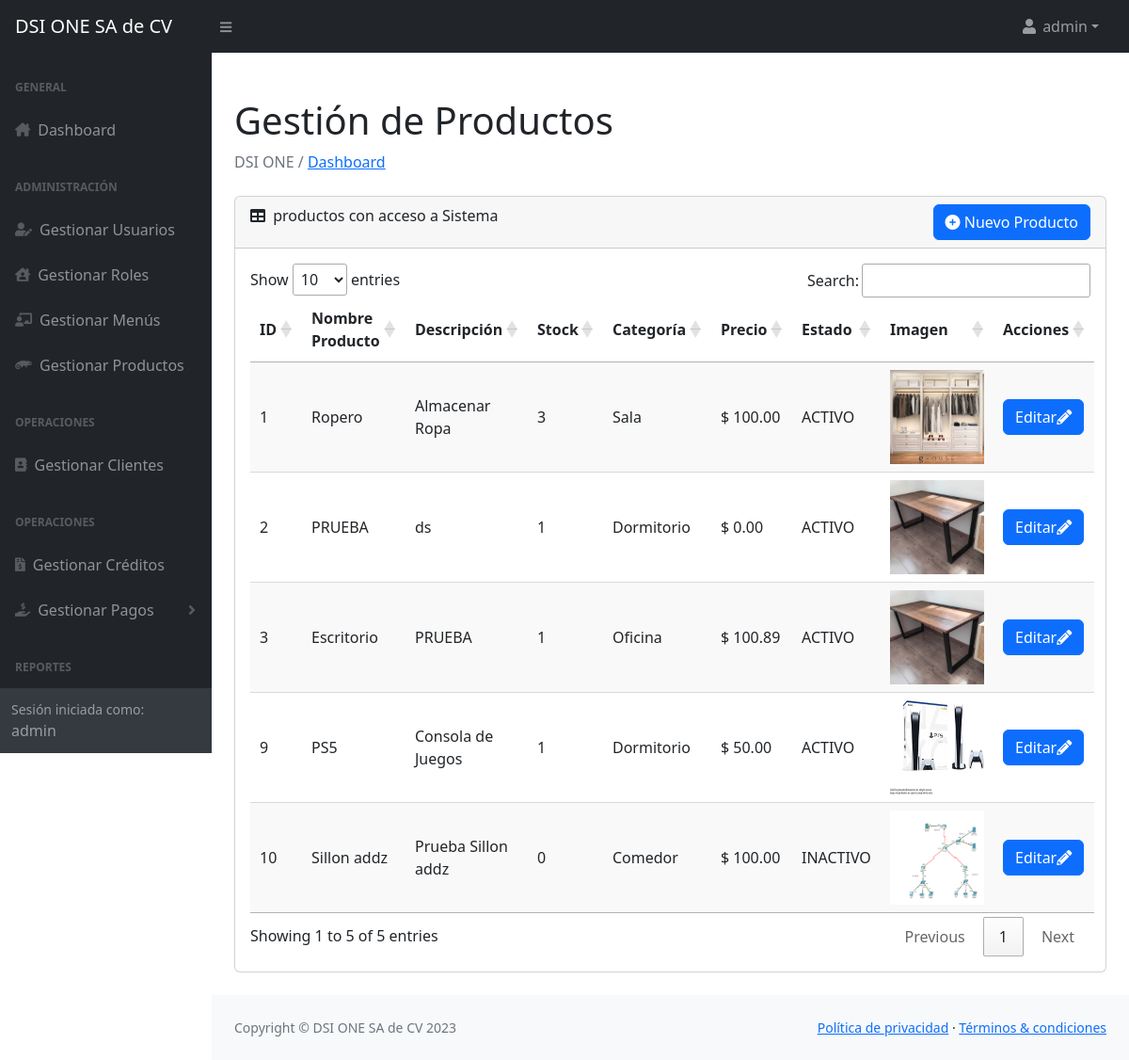
The app's page /Vista/gestion_productos.php (signed in) with its own data.
### tables this page shows
CREATE TABLE `productos_dsi` (
  `id_pd` int(4) NOT NULL,
  `nombre_pd` varchar(30) NOT NULL,
  `descripcion_pd` varchar(50) NOT NULL,
  `stock_pd` int(4) NOT NULL,
  `categoria_pd` varchar(10) NOT NULL,
  `precio_pd` decimal(8,2) DEFAULT NULL,
  `estado_pd` enum('ACTIVO','INACTIVO') NOT NULL DEFAULT 'ACTIVO',
  `imagen` varchar(250) DEFAULT NULL
);

### Vista/gestion_productos.php (the view, shortened to what this page needs)
<?php include '../Controlador/sesion.php';
?>
<head>
    <?php include '../Modelo/o_head.php'; ?>
</head>
<body class="sb-nav-fixed">
    <?php include '../Modelo/o_menu.php'; ?>
    <div id="layoutSidenav_content">
        <main>
            <div class="container-fluid px-4">
                <h1 class="mt-4">Gestión de Productos</h1>
                <ol class="breadcrumb mb-4">
                    <li class="breadcrumb-item active"> DSI ONE / <a href="../Vista/home.php"> Dashboard </a></li>
                </ol>
                <div class="card mb-4">
                    <div class="card-header">
                        <i class="fas fa-table me-1"></i>
                        productos con acceso a Sistema
                        <div style="float: right;">
                            <button class="btn btn-primary" data-bs-toggle="modal" data-bs-target="#addProductoModal"><i class="fa-solid fa-circle-plus"></i> Nuevo Producto</button>
                        </div>
                    </div>
                    <div class="card-body">
                        <table id="datatablesSimple" class="display">
                            <thead>
                                <tr>
                                    <th>ID</th>
                                    <th>Nombre Producto</th>
                                    <th>Descripción</th>
                                    <th>Stock</th>
                                    <th>Categoría</th>
                                    <th>Precio</th>
                                    <th>Estado</th>
                                    <th>Imagen</th>
                                    <th>Acciones</th>
                                </tr>
                            </thead>
                            <tbody>
                                <?php
                                $query = "SELECT * FROM productos_dsi";
                                $result = $conn->query($query);
                                if ($result->num_rows > 0) {
                                    while ($row = $result->fetch_assoc()) {
                                        echo "<tr>";
                                        echo "<td>" . $row['id_pd'] . "</td>";
                                        echo "<td>" . $row['nombre_pd'] . "</td>";
                                        echo "<td>" . $row['descripcion_pd'] . "</td>";
                                        echo "<td>" . $row['stock_pd'] . "</td>";
                                        echo "<td>" . $row['categoria_pd'] . "</td>";
                                        echo "<td> $ " . $row['precio_pd'] . "</td>";
                                        echo "<td>" . $row['estado_pd'] . "</td>";
                                        echo '<td><img src="' . $row['imagen'] . '" alt="Imagen del producto" style="width: 100px; height: 100px;"></td>';
                                        echo '<td>
                                                <button class="btn btn-primary" onclick="cargarDatosProducto(' . $row['id_pd'] . ')" data-bs-toggle="modal" data-bs-target="#editProductoModal">Editar<i class="fas fa-pencil-alt" style="color: white;"></i></button>
                                            </td>';
                                        echo "</tr>";
                                    }
                                } else {
                                    echo "<tr><td colspan='9'>No se encontraron registros en la tabla productos.</td></tr>";
                                }
                                ?>
                            </tbody>
                        </table>
                    </div>
                </div>
            </div>
        </main>
        <?php include '../Modelo/o_scrips_generales.php'; ?>
</body>
</html>

### Controlador/sesion.php (shortened to what this page needs)
<!DOCTYPE html>
<html lang="es">

### Modelo/o_head.php (shortened to what this page needs)
<link rel="stylesheet" href="//cdn.datatables.net/1.13.4/css/jquery.dataTables.min.css">
<link rel="stylesheet" href="https://cdn.jsdelivr.net/npm/bootstrap@5.1.0/dist/css/bootstrap.min.css">
<link rel="stylesheet" href="https://cdnjs.cloudflare.com/ajax/libs/font-awesome/6.2.0/css/all.min.css">
<link href="https://cdn.jsdelivr.net/npm/simple-datatables@7.1.2/dist/style.min.css" rel="stylesheet" />
<link rel="stylesheet" href="../Complementos/CSS/style.css">
<link href='https://unpkg.com/boxicons@2.1.1/css/boxicons.min.css' rel='stylesheet'>
<link rel="stylesheet" href="https://cdnjs.cloudflare.com/ajax/libs/font-awesome/5.15.3/css/all.min.css" />

### Modelo/o_menu.php (shortened to what this page needs)
<nav class="sb-topnav navbar navbar-expand navbar-dark bg-dark">
    <a class="navbar-brand ps-3" href="../Vista/home.php">DSI ONE SA de CV</a>
    <button class="btn btn-link btn-sm order-1 order-lg-0 me-4 me-lg-0" id="sidebarToggle" href="../Vista/home.php"><i class="fas fa-bars"></i></button>
    <ul class="navbar-nav ms-auto ms-md-0 me-3 me-lg-4">
        <li class="nav-item dropdown">
            <a class="nav-link dropdown-toggle" id="navbarDropdown" role="button" data-bs-toggle="dropdown" aria-expanded="false"><i class="fas fa-user fa-fw" aria-hidden="true"></i> <?php echo $_SESSION['username']; ?></a>
        </li>
    </ul>
</nav>
<div id="layoutSidenav">
    <div id="layoutSidenav_nav">
        <nav class="sb-sidenav accordion sb-sidenav-dark" id="sidenavAccordion">
            <div class="sb-sidenav-menu">
                <div class="nav">
                    <div class="sb-sidenav-menu-heading">General</div>
                    <a class="nav-link" href="../Vista/home.php">
                        <div class="sb-nav-link-icon"><i class="fas fa-home-lg"></i></div>
                        Dashboard
                    </a>
                    <div class="sb-sidenav-menu-heading">Administración</div>
                    <a class="nav-link" href="../Vista/admin_usuarios.php">
                        <div class="sb-nav-link-icon"><i class="fas fa-user-edit"></i></div>
                        Gestionar Usuarios
                    </a>
                    <a class="nav-link" href="../Vista/admin_roles.php">
                        <div class="sb-nav-link-icon"><i class="fas fa-house-user"></i></div>
                        Gestionar Roles
                    </a>
                    <a class="nav-link" href="../Vista/admin_menus.php">
                        <div class="sb-nav-link-icon"><i class="fas fa-chalkboard-teacher"></i></div>
                        Gestionar Menús
                    </a>
                    <a class="nav-link" href="../Vista/gestion_productos.php">
                        <div class="sb-nav-link-icon"><i class="fab fa-suse"></i></div>
                        Gestionar Productos
                    </a>
                    <div class="sb-sidenav-menu-heading">Operaciones</div>
                    <a class="nav-link" href="../Vista/aa_crear_cliente.php">
                        <div class="sb-nav-link-icon"><i class="fas fa-address-book"></i></div>
                        Gestionar Clientes
                    </a>
                    <div class="sb-sidenav-menu-heading">Operaciones</div>
                    <a class="nav-link" href="../Vista/../Vista/ba_crear_credito.php">
                        <div class="sb-nav-link-icon"><i class="fas fa-file-invoice-dollar"></i></div>
                        Gestionar Créditos
                    </a>
                    <a class="nav-link collapsed" href="#" data-bs-toggle="collapse" data-bs-target="#collapsePagos" aria-expanded="false" aria-controls="collapsePagos">
                        <div class="sb-nav-link-icon"><i class="fas fa-hand-holding-usd"></i></div>
                        Gestionar Pagos
                        <div class="sb-sidenav-collapse-arrow"><i class="fas fa-angle-down"></i></div>
                    </a>
                    <div class="sb-sidenav-menu-heading">Reportes</div>
                    <a class="nav-link collapsed" href="#" data-bs-toggle="collapse" data-bs-target="#collapseReportes" aria-expanded="false" aria-controls="collapseReportes">
                    </a>
                </div>
            </div>
            <div class="sb-sidenav-footer">
                <div class="small">Sesión iniciada como:</div>
                <?php echo $_SESSION['username']; ?>
            </div>
        </nav>
    </div>

### Modelo/o_scrips_generales.php (shortened to what this page needs)
<footer class="py-4 bg-light mt-auto">
    <div class="container-fluid px-4">
        <div class="d-flex align-items-center justify-content-between small">
            <div class="text-muted">Copyright &copy; DSI ONE SA de CV 2023</div>
            <div>
                <a href="#">Política de privacidad</a>
                &middot;
                <a href="#">Términos &amp; condiciones</a>
            </div>
        </div>
    </div>
</footer>
</div>
</div>
<link href="https://cdn.jsdelivr.net/npm/@sweetalert2/theme-dark@4/dark.css" rel="stylesheet">

### records on screen
productos_dsi: id_pd "1", nombre_pd "Ropero", descripcion_pd "Almacenar Ropa", stock_pd "3", categoria_pd "Sala", precio_pd "100.00", estado_pd "ACTIVO", imagen (picture)
productos_dsi: id_pd "2", nombre_pd "PRUEBA", descripcion_pd "ds", stock_pd "1", categoria_pd "Dormitorio", precio_pd "0.00", estado_pd "ACTIVO", imagen (picture)
productos_dsi: id_pd "3", nombre_pd "Escritorio", descripcion_pd "PRUEBA", stock_pd "1", categoria_pd "Oficina", precio_pd "100.89", estado_pd "ACTIVO", imagen (picture)
productos_dsi: id_pd "9", nombre_pd "PS5", descripcion_pd "Consola de Juegos", stock_pd "1", categoria_pd "Dormitorio", precio_pd "50.00", estado_pd "ACTIVO", imagen (picture)
productos_dsi: id_pd "10", nombre_pd "Sillon addz", descripcion_pd "Prueba Sillon addz", stock_pd "0", categoria_pd "Comedor", precio_pd "100.00", estado_pd "INACTIVO", imagen (picture)

### other values on screen
$_SESSION['username'] "admin"
